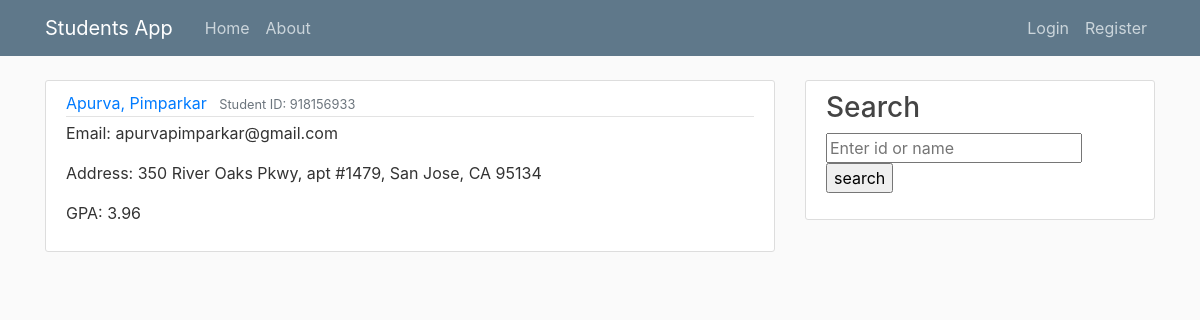
The page /student/918156933/ on the database its author committed.
### studentsApp/models.py (models this page shows, shortened)
class StudentsInfo(models.Model):
	first_name = models.CharField(max_length=50)
	last_name = models.CharField(max_length=50)
	student_id = models.CharField(max_length=10, primary_key=True)
	email = models.CharField(max_length=50)
	address = models.TextField()
	gpa = models.CharField(max_length=5)

### studentsApp/views.py (the view)
# urls.py: path('student/<pk>/', StudentDetailView.as_view(), name='student-detail'),
class StudentDetailView(DetailView):
	model = StudentsInfo

### studentsApp/templates/studentsApp/StudentsInfo_detail.html (shortened to what this page needs)
{% extends "studentsApp/base.html" %}
{% block content%}
        <article class="media content-section">
          <div class="media-body">
            <div class="article-metadata">
              <a class="mr-2" href="#">{{ object.first_name }}, {{ object.last_name}}</a>
              <small class="text-muted">Student ID: {{ object.student_id }} </small>
            </div>
            <p class="article-content">Email: {{ object.email }}</p>
            <p class="article-content">Address: {{ object.address }}</p>
            <p class="article-content">GPA: {{ object.gpa }}</p>
          </div>
        </article>
{% endblock content%}

### studentsApp/static/studentsApp/main.css (style rules this page uses)
body { background: #fafafa; color: #333333; margin-top: 5rem; }
.content-section { background: #ffffff; padding: 10px 20px; border: 1px solid #dddddd; border-radius: 3px; margin-bottom: 20px; }
.article-content { white-space: pre-line; }
.article-metadata { padding-bottom: 1px; margin-bottom: 4px; border-bottom: 1px solid #e3e3e3 }

### rows shown on the page
StudentsInfo: first_name "Apurva", last_name "Pimparkar", student_id "918156933", email "apurvapimparkar@gmail.com", address "350 River Oaks Pkwy, apt #1479, San Jose, CA 95134", gpa "3.96"
